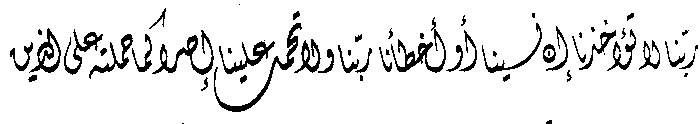
#> input picture output/0009_final_otsu.png, 700 x 124 px, given in place of 0210.jpg, which was not available
$ python diacritics_features.py   (older library calls are emulated)
#> lines starting #> are read from the running program, lines starting #| are printed output that depends on the picture; after the words box and inside, x2 and y2 are one past the last pixel; in counts of white or black regions, pixels touching at a corner belong together; pictures that were not available may be replaced by others from this repository, and a replacement may not be noted
### preprocessing.py
from skimage.filters import threshold_yen,threshold_otsu,threshold_mean,threshold_triangle,threshold_isodata,threshold_local
import numpy as np
import cv2
from skimage.morphology import skeletonize


# [34 lines left out: functions RemoveShadow, Binarize, not called in this run]

def Binarize_Histogram(img_gray,name=""):
    #thres_otsu = threshold_otsu(img_gray)
    ret2,thresholded_image = cv2.threshold(img_gray,0,255,cv2.THRESH_BINARY+cv2.THRESH_OTSU)
    hist = cv2.calcHist([thresholded_image],[0],None,[256],[0,256])
    if hist[255]< hist[0]:
        thresholded_image = 255-thresholded_image
    #cv2.imwrite(f"output/{name}_final_otsu.png",thresholded_image)

    return thresholded_image

# [30 lines left out: functions Skeletonization, LaplacianEdge, cropToText, not called in this run]

### diacritics_features.py
import numpy as np
from preprocessing import *
from math import sin,cos,pi
import cv2
import matplotlib.pyplot as plt

def Diacritics_Segmentation(binarized):
    hist = np.sum(1-binarized/255,axis=1)
    baseline = np.argmax(hist)

    im_floodfill = binarized.copy()

    hImg, wImg = binarized.shape
    mask = np.zeros((hImg+2, wImg+2), np.uint8)
    for col in range(1,binarized.shape[1]):
        if binarized[baseline,col-1]==0 and binarized[baseline,col]==255:
            #flood fill
            cv2.floodFill(im_floodfill, mask, (col-1, baseline), 255)

    cv2.imwrite("floodfill.png",im_floodfill)

    contours,_ = cv2.findContours(255-im_floodfill, cv2.RETR_EXTERNAL,  cv2.CHAIN_APPROX_NONE)
    # demo= np.zeros((hImg, wImg), np.uint8)
    # cv2.drawContours(demo, contours, -1, 255, -1)
    # cv2.imwrite("contours.png",demo)
    shapes=[]
    for i,contour in enumerate(contours):
        x,y,w,h  = cv2.boundingRect(contour)
        if w<=3 or h<=3:
            continue
        contourImg =255- binarized[y:y+h,x:x+w].copy()
        shapes.append(contourImg)
        cv2.imwrite(f"diacritics/temp_{i}.png",contourImg)
    return shapes

def extractFeatures_CPRP(shape):
    CP=[]
    PR=[]
    whitePixels = np.array(np.where(shape == 255))
    whitePixels = whitePixels.T
    mid = len(whitePixels)//2


    #centroid point
    x0,y0 = whitePixels[mid][1], whitePixels[mid][0]
    # print(x0,y0)
    # print(whitePixels)

    R = max([ np.sqrt((pixel[0]-y0)**2 + (pixel[1]-x0)**2) for pixel in whitePixels])
    R = int(np.floor(R))


    for gama in range(0,R):
        Fgama =0
        for theta in range(0,360):
            rad = (theta/180)*pi
            x= int(np.floor(gama*cos(rad)))
            y= int(np.floor(gama*sin(rad)))

            x += x0
            y=y0 - y
            #print(x,y)
            x = min(x,shape.shape[1]-1)
            y = min(y,shape.shape[0]-1)

            Fgama+=shape[y][x]
        CP.append(Fgama)

    for theta in range(0,360):
        Ftheta =0
        for gama in range(0,R):
            rad = (theta/180)*pi
            x= int(np.floor(gama*cos(rad)))
            y= int(np.floor(gama*sin(rad)))
            x+=x0
            y=y0 - y
            x = min(x,shape.shape[1]-1)
            y = min(y,shape.shape[0]-1)
            Ftheta+=shape[y][x]
        PR.append(Ftheta)


    fig1 = plt.figure()
    ax1 = plt.axes()

    x = list(range(0,R))
    ax1.plot(x, CP)
    plt.savefig('CP.png')
    # plt.show()
    fig2 = plt.figure()
    ax2 = plt.axes()
    x = list(range(0,360))
    ax2.plot(x, PR)
    plt.savefig('PR.png')
    # plt.show()


############################Test############################################
img = cv2.imread("0210.jpg", cv2.IMREAD_GRAYSCALE)
#> img: shape (124, 700); 91.1% white; 59 black regions (18 under 20 px), largest, box (x1, y1, x2, y2) and area: (214, 23, 302, 112) 797, (391, 17, 446, 73) 690, (152, 30, 214, 75) 674
# shadowFreeImg = RemoveShadow(img,True)
binarizedImg =  Binarize_Histogram(img,"0210")
#> in Binarize_Histogram, `ret2,thresholded_image = cv2.threshold(img_gray,0,255,cv2.THRESH_BINAR..`: ret2 = 0
#> in Binarize_Histogram, `hist = cv2.calcHist([thresholded_image],[0],None,[256],[0,256])`: hist = 256 values, max 79050 at index 255, min 0 at index 1, mean 339.1
shapes = Diacritics_Segmentation(binarizedImg)
#> in Diacritics_Segmentation, `hist = np.sum(1-binarized/255,axis=1)`: hist = 124 values, max 301 at index 68, min 0 at index 0, mean 62.5
#> in Diacritics_Segmentation, `baseline = np.argmax(hist)`: baseline = 68
#> after the loop in Diacritics_Segmentation, `for col in range(1,binarized.shape[1]):`:
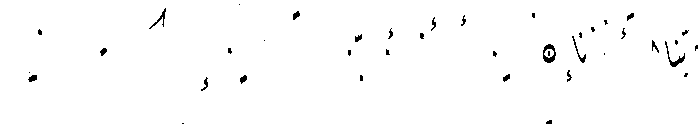
#> im_floodfill: shape (124, 700); 98.7% white; 40 black regions (19 under 20 px)
#> in Diacritics_Segmentation, `contours,_ = cv2.findContours(255-im_floodfill, cv2.RETR_EXTERNAL,  cv..`: contours = 39 contours, 27 with area under 20; largest, box (x1, y1, x2, y2) and area: (543, 44, 556, 63) 172, (665, 41, 685, 67) 68, (149, 8, 166, 29) 38, (572, 36, 586, 63) 36, (28, 75, 37, 82) 33
#> the loop in Diacritics_Segmentation, `for i,contour in enumerate(contours):` made 39 passes
#> (x, y, w, h) on passes 2, 3, 4, 5, 6, 7, 8, 9, 10, 12, 13, 14: (546, 120, 6, 4), (201, 77, 7, 14), (360, 75, 3, 6), (240, 75, 7, 9), (28, 75, 9, 7), (503, 74, 7, 8), (684, 73, 4, 4), (29, 72, 1, 1), (567, 70, 5, 12), (493, 51, 4, 6), (348, 50, 3, 6), (386, 49, 4, 6)
#> (contour, x, y, w, h) on passes 1, 11: ([[182, 123], [183, 123]], 182, 123, 2, 1), ([[604, 53], [604, 54]], 604, 53, 1, 2)
#> after the loop in Diacritics_Segmentation, `for i,contour in enumerate(contours):`: shapes = 28 items
#> shapes = 28 items
extractFeatures_CPRP(shapes[2])
#> in extractFeatures_CPRP, `whitePixels = whitePixels.T`: whitePixels = 40 pairs, first value 0 to 8, second value 0 to 6
#> in extractFeatures_CPRP, `mid = len(whitePixels)//2`: mid = 20
#> in extractFeatures_CPRP, `x0,y0 = whitePixels[mid][1], whitePixels[mid][0]`: x0 = 1; y0 = 4
#> in extractFeatures_CPRP, `R = max([ np.sqrt((pixel[0]-y0)**2 + (pixel[1]-x0)**2) for pixel in wh..`: R = 5.83
#> in extractFeatures_CPRP, `R = int(np.floor(R))`: R = 5
#> after the loop in extractFeatures_CPRP, `for gama in range(0,R):`: CP = [91800, 91800, 76500, 66810, 53295]
#> after the loop in extractFeatures_CPRP, `for theta in range(0,360):`: PR = 360 values, max 1275 at index 0, min 510 at index 210, mean 1056.1
#> in extractFeatures_CPRP, `plt.savefig('CP.png')`:
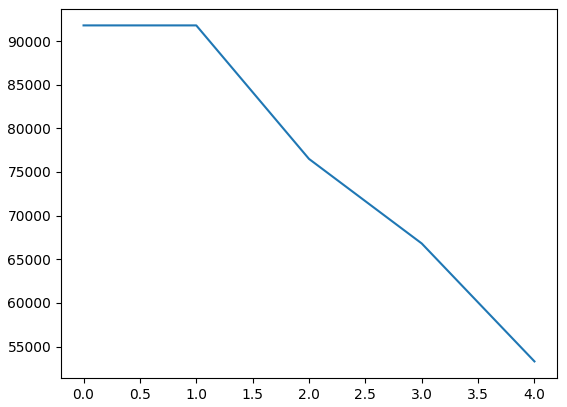
#> figure drawn by matplotlib, 1 panel
#> in extractFeatures_CPRP, `plt.savefig('PR.png')`:
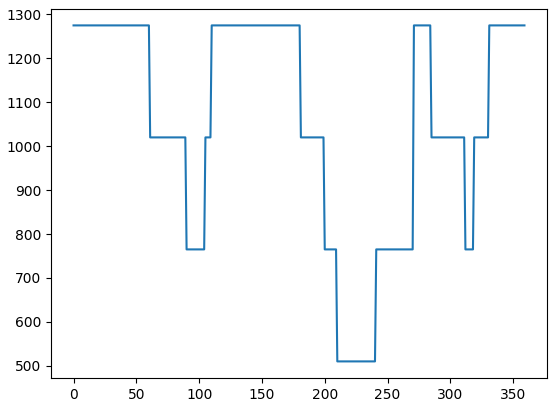
#> figure drawn by matplotlib, 1 panel; curve peaks at x = 0, y = 1275

$ run again, on output/0031_final_otsu.png
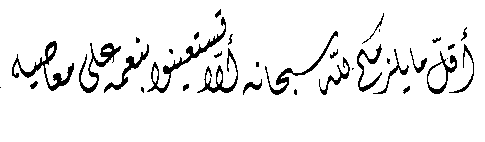
#> input picture output/0031_final_otsu.png, 485 x 142 px, given in place of 0210.jpg, which was not available
#> img: shape (142, 485); 93% white; 35 black regions (10 under 20 px), largest, box (x1, y1, x2, y2) and area: (12, 41, 74, 91) 644, (147, 17, 226, 93) 632, (79, 43, 121, 93) 517
#> ret2 = 0
#> in Binarize_Histogram, `hist = cv2.calcHist([thresholded_image],[0],None,[256],[0,256])`: hist = 256 values, max 64034 at index 255, min 0 at index 1, mean 269
#> in Diacritics_Segmentation, `hist = np.sum(1-binarized/255,axis=1)`: hist = 142 values, max 147 at index 88, min 0 at index 0, mean 34.06
#> baseline = 88
#> after the loop in Diacritics_Segmentation, `for col in range(1,binarized.shape[1]):`:
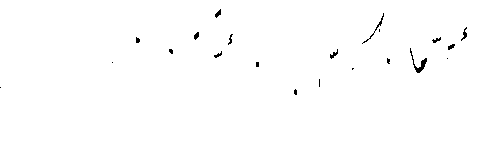
#> im_floodfill: shape (142, 485); 99.3% white; black in thin lines or dots, all inside (x1, y1, x2, y2) = (0, 9, 467, 95)
#> contours = 21 contours, 19 with area under 20; largest, box (x1, y1, x2, y2) and area: (410, 48, 427, 73) 64, (362, 13, 384, 44) 20
#> the loop in Diacritics_Segmentation, `for i,contour in enumerate(contours):` made 21 passes
#> (x, y, w, h) on passes 1, 2, 3, 5, 6, 7, 8, 9: (294, 89, 3, 6), (0, 87, 1, 1), (319, 79, 1, 8), (256, 62, 3, 5), (112, 62, 1, 1), (447, 58, 1, 1), (387, 58, 3, 6), (214, 51, 8, 7)
#> after the loop in Diacritics_Segmentation, `for i,contour in enumerate(contours):`: shapes = 12 items
#> whitePixels = 16 rows, first 8: [0, 0], [0, 1], [0, 2], [1, 0], [1, 1], [1, 2], [1, 3], [2, 0]
#> mid = 8
#> x0 = 1; y0 = 2
#> in extractFeatures_CPRP, `R = max([ np.sqrt((pixel[0]-y0)**2 + (pixel[1]-x0)**2) for pixel in wh..`: R = 2.83
#> in extractFeatures_CPRP, `R = int(np.floor(R))`: R = 2
#> after the loop in extractFeatures_CPRP, `for gama in range(0,R):`: CP = [91800, 68850]
#> after the loop in extractFeatures_CPRP, `for theta in range(0,360):`: PR = 360 values, max 510 at index 0, min 255 at index 181, mean 446.2
#> in extractFeatures_CPRP, `plt.savefig('PR.png')`:
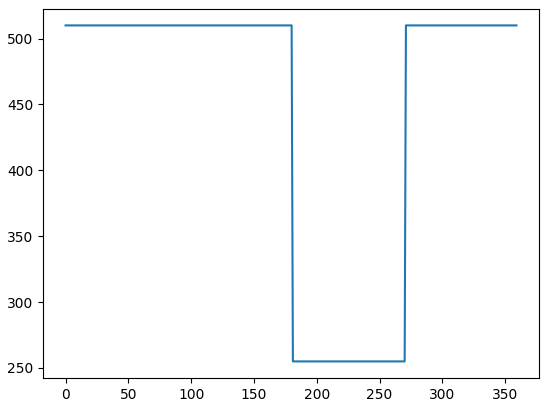
#> figure drawn by matplotlib, 1 panel; curve peaks at x = 0, y = 510

$ run again, on output/0040_final_otsu.png
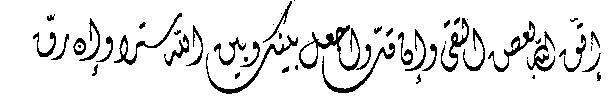
#> input picture output/0040_final_otsu.png, 613 x 103 px, given in place of 0210.jpg, which was not available
#> img: shape (103, 613); 90.6% white; 57 black regions (18 under 20 px), largest, box (x1, y1, x2, y2) and area: (299, 25, 360, 71) 670, (206, 35, 298, 94) 495, (322, 43, 395, 93) 429
#> ret2 = 0
#> in Binarize_Histogram, `hist = cv2.calcHist([thresholded_image],[0],None,[256],[0,256])`: hist = 256 values, max 57180 at index 255, min 0 at index 1, mean 246.6
#> in Diacritics_Segmentation, `hist = np.sum(1-binarized/255,axis=1)`: hist = 103 values, max 158 at index 46, min 0 at index 94, mean 57.85
#> baseline = 46
#> after the loop in Diacritics_Segmentation, `for col in range(1,binarized.shape[1]):`:
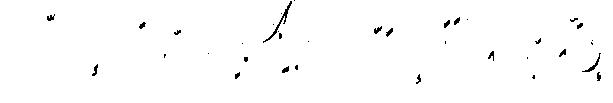
#> im_floodfill: shape (103, 613); 98.8% white; black in thin lines or dots, all inside (x1, y1, x2, y2) = (47, 0, 601, 84)
#> contours = 36 contours, 30 with area under 20; largest, box (x1, y1, x2, y2) and area: (263, 1, 292, 43) 74, (582, 53, 601, 72) 37, (386, 28, 393, 37) 22, (374, 26, 382, 34) 22, (282, 66, 289, 73) 21, (92, 64, 98, 76) 20
#> the loop in Diacritics_Segmentation, `for i,contour in enumerate(contours):` made 36 passes
#> (x, y, w, h) on passes 1, 2, 3, 4, 5, 6, 7, 9: (532, 75, 3, 4), (416, 74, 5, 10), (597, 72, 4, 9), (235, 72, 5, 7), (282, 66, 7, 7), (295, 65, 3, 5), (92, 64, 6, 12), (244, 57, 4, 5)
#> after the loop in Diacritics_Segmentation, `for i,contour in enumerate(contours):`: shapes = 20 items
#> whitePixels = 23 rows, first 8: [0, 4], [1, 2], [1, 3], [1, 4], [2, 0], [2, 1], [2, 2], [2, 3]
#> mid = 11
#> x0 = 2; y0 = 3
#> in extractFeatures_CPRP, `R = max([ np.sqrt((pixel[0]-y0)**2 + (pixel[1]-x0)**2) for pixel in wh..`: R = 3.61
#> in extractFeatures_CPRP, `R = int(np.floor(R))`: R = 3
#> after the loop in extractFeatures_CPRP, `for gama in range(0,R):`: CP = [91800, 91800, 83895]
#> after the loop in extractFeatures_CPRP, `for theta in range(0,360):`: PR = 360 values, max 765 at index 0, min 510 at index 300, mean 743
#> in extractFeatures_CPRP, `plt.savefig('PR.png')`:
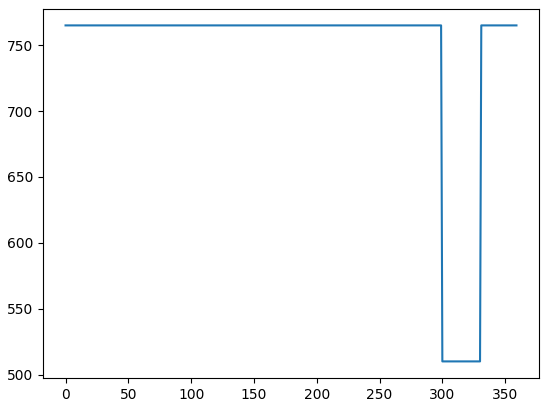
#> figure drawn by matplotlib, 1 panel; curve peaks at x = 0, y = 765
